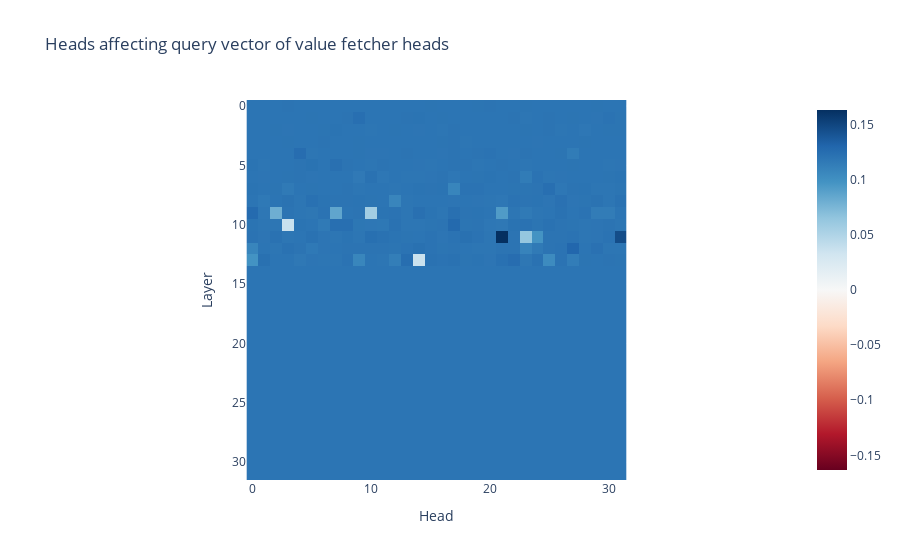

Notebook code for this chart:
### Code cell
patching_values = torch.load(
    "/home/local_nikhil/Projects/Anima-2.0/new_pp_exps/reverse/heads_v_comp_at_query_box_token_pos.pt"
)

imshow(
    (patching_values - original_logits) / original_logits,
    title="Heads affecting query vector of value fetcher heads",
    yaxis_title="Layer",
    xaxis_title="Head",
)

heads_at_query_box_pos = analysis_utils.compute_topk_components(patching_values, 5, largest=False)

print(heads_at_query_box_pos)

### Figure 1 — Plotly figure (JSON) as saved in the notebook; plotly's stock layout.template omitted (floating-point values rounded to 4 significant figures; data arrays with more than 128 entries replaced by an {"elided": "..."} marker saying what was removed)
{"data": [{"coloraxis": "coloraxis", "hovertemplate": "x: %{x}<br>y: %{y}<br>color: %{z}<extra></extra>", "name": "0", "type": "heatmap", "xaxis": "x", "yaxis": "y", "z": {"elided": "32x32 float values"}}], "layout": {"coloraxis": {"cmid": 0, "colorscale": [[0, "rgb(103,0,31)"], [0.1, "rgb(178,24,43)"], [0.2, "rgb(214,96,77)"], [0.3, "rgb(244,165,130)"], [0.4, "rgb(253,219,199)"], [0.5, "rgb(247,247,247)"], [0.6, "rgb(209,229,240)"], [0.7, "rgb(146,197,222)"], [0.8, "rgb(67,147,195)"], [0.9, "rgb(33,102,172)"], [1, "rgb(5,48,97)"]]}, "title": {"text": "Heads affecting query vector of value fetcher heads"}, "xaxis": {"anchor": "y", "constrain": "domain", "domain": [0, 1], "scaleanchor": "y", "title": {"text": "Head"}}, "yaxis": {"anchor": "x", "autorange": "reversed", "constrain": "domain", "domain": [0, 1], "title": {"text": "Layer"}}}}
